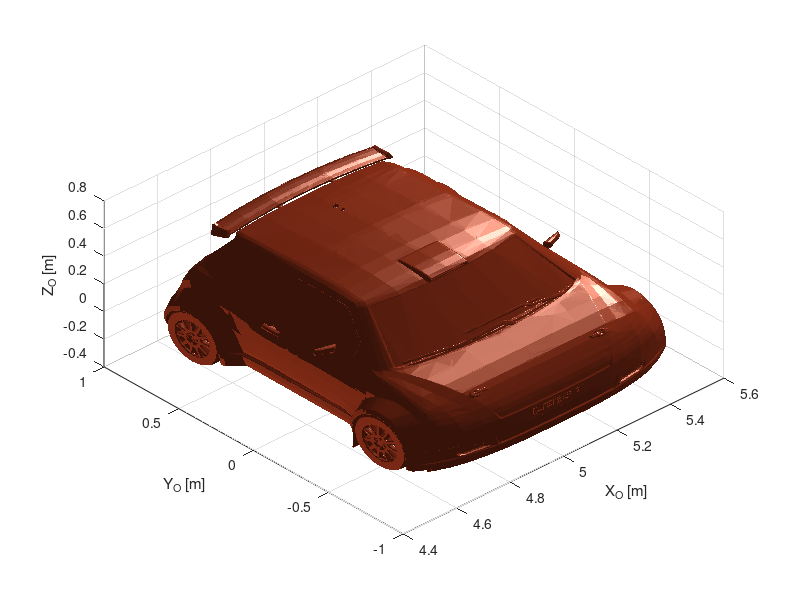

Write the MATLAB code that produced this figure. (Note: this script raises an error after producing the figure.)
%% ------------------ [LADAR Simulator Demonstration] ------------------ %%
% This file demonstrates the simulator's capability to simulate the direct 
% detection time-of-flight LADAR systems and to produce 3D simulated 
% scanning images under a wide variety of conditions. It reads the 
% [faces & vertices] 3D information for the CAD model from the 
% "3D CAD Model.mat" file, scanning it according to the scanning parameters
% using the "LADAR.m" function, and displays the results in two different 
% formats: spherical image and 3D point cloud.

% Copyright (c) 2025 holder: 
% Ali A. Al-Temeemy is a Professor in the Department of Laser and 
% Optoelectronics Engineering at Al-Nahrain University and an honorary 
% research fellow in the Department of Electrical Engineering and 
% Electronics at the University of Liverpool.

% In return for making this code available, I would appreciate that you 
% cite the following publications:

% [1]
% Ali Adnan Al-Temeemy; "The Development of a 3D LADAR Simulator Based on 
% a Fast Target Impulse Response Generation Approach," 3D Research, Springer
% (2017), volume 8, 31, Aug 2017, ISSN2092-6731, doi:10.1007/s13319-017-0142-y.

% [2]
% Ali A. Al-Temeemy and J. W. Spencer. "Simulation of 3D Ladar Imaging System
% using Fast Target Response Generation Approach," In Proceeding of SPIE - 
% Optical Design and Engineering IV, Marseille, France,  volume 8167, pages
% 816720-(1-9), Sep 2011, doi: 10.1117/12.902309.
%% --------------------------------------------------------------------- %%

%% ----------------------- 3D CAD Model Reading ------------------------ %%
clear;close;clc; % Initialization.
load('3D CAD Model','Obj'); % Load 3D Model FV format.
F=Obj.F;V=Obj.V; %  [Faces & Vetices] 3D Object Data.
%% --------------------------------------------------------------------- %%

%% ----------------------- Display 3D CAD Model ------------------------ %%
Oc=[.6; .2 ;.1]*ones(1,length(V));Oc=Oc';figure; % Model.
patch('Vertices',V,'Faces',F,'FaceVertexCData',Oc,'FaceColor','interp',...
'FaceLighting','Phong','EdgeColor','none','SpecularColorReflectance',0.9);
light;grid on;xlabel('X_O [m]');ylabel('Y_O [m]');zlabel('Z_O [m]');
view(-43,54);lighting gouraud; % Figure setup.
%% --------------------------------------------------------------------- %%

%% ----------------------- 3D CAD Model Scanning ----------------------- %%
% --[Set Ladar Scanning Parameters]
SRA=0.2;       % SR: Scanning Angular Resolution.                       (*)
SRE=0.2;       % SR: Scanning Elevation Resolution.                     (*)
% THETA: Angular Angle.                  
THETAI=15;    % THETAI: Initial Angular Angle Value                    (*)
THETAF=-15;     % THETAF: Final Angular Angle Value.                     (*)
% PHI: Elevation Angle.
PHII=10;     % PHII: Initial Elevation Angle Value.                    (*)
PHIF=-10;      % PHIF: Final Elevation Angle Value.                      (*)
% --[Apply LADAR Function to scan Model]
[SphLIM,CarLIM]=LADAR(SRA,SRE,THETAI,THETAF,PHII,PHIF,V,F);
%% --------------------------------------------------------------------- %%

%% ------------------- [Display LADAR Scanning Data] ------------------- %%
% --[Spherical Ladar Range Image]
figure;imagesc([SphLIM(1,1,1)*180/pi; SphLIM(1,end,1)*180/pi],...
[SphLIM(1,1,2)*180/pi SphLIM(end,1,2)*180/pi],SphLIM(:,:,3));
set(gca,'XDir','reverse','YDir','normal','color','black','xcolor',...
    'red','ycolor','blue');
grid on;xlabel('Pan Angle');ylabel('Tilt Angle'); % Figure setup.
axis equal;tag=colorbar('peer',gca);set(get(tag,'ylabel'),...
'String','Distance','color','r');set(tag,'ycolor','r');% Figure setup.
% --[Ladar 3D Points Cloud Image]
figure;plot3(CarLIM(:,:,1),CarLIM(:,:,2),CarLIM(:,:,3),'.r');light;
set(gca,'color','black','xcolor','red','ycolor','green','zcolor','blue');
axis equal;grid on;xlabel('X');ylabel('Y');zlabel('Z'); % Figure setup.
%% --------------------------------------------------------------------- %%
